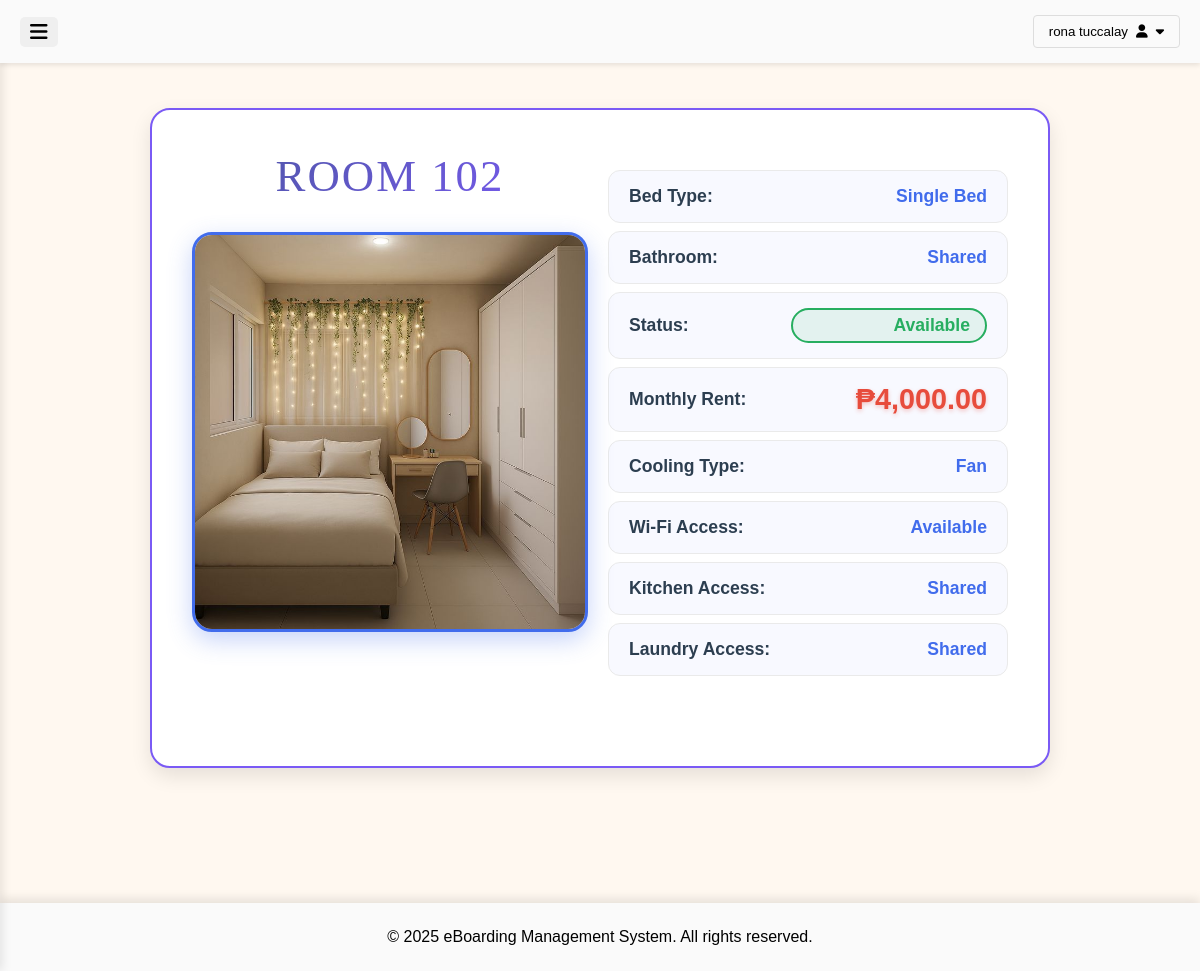
Page /bd-room.php?room_number=102 (signed in) on the committed database.
### tables this page shows
CREATE TABLE `rooms` (
  `id` int(11) NOT NULL,
  `room_number` varchar(10) NOT NULL,
  `bed_type` varchar(50) NOT NULL,
  `bathroom_type` varchar(50) NOT NULL,
  `status` varchar(20) DEFAULT 'Available',
  `monthly_rent` decimal(10,2) NOT NULL,
  `cooling_type` varchar(50) DEFAULT NULL,
  `wifi_access` varchar(50) DEFAULT NULL,
  `kitchen_access` varchar(50) DEFAULT NULL,
  `laundry_access` varchar(50) DEFAULT NULL,
  `main_img` varchar(255) DEFAULT NULL,
  `images` text DEFAULT NULL,
  `created_at` timestamp NOT NULL DEFAULT current_timestamp(),
  `image_path` varchar(255) DEFAULT ''
);

### bd-room.php (the view, shortened to what this page needs)
<?php
include 'db.php';
$roomNumber = isset($_GET['room_number']) ? $_GET['room_number'] : '';
$room_query = $conn->prepare("SELECT * FROM rooms WHERE room_number = ?");
$room_query->bind_param("s", $roomNumber);
$room_query->execute();
$room_result = $room_query->get_result();
$room = $room_result->fetch_assoc();
$room_image = !empty($room['image_path']) ? $room['image_path'] : 'images/room-placeholder.jpg';
?>
<div class="main-container">
    <?php include 'bd-header.php'; ?>
    <main class="main-content" id="mainContent" style="margin-top: <?php echo isset($is_from_index) && $is_from_index ? '0' : '70px'; ?>;">
      <div class="room-detail-container">
        <div class="room-detail">
          <div class="image-section">
            <div class="main-image-container">
              <div class="room-title">ROOM <?php echo $room['room_number']; ?></div>
              <?php if (!empty($room['image_path']) && file_exists($room['image_path'])): ?>
                <img src="<?php echo $room_image; ?>" class="main-img">
              <?php endif; ?>
            </div>
          </div>
          <div class="details-section">
            <div class="details-list">
              <div class="detail-item">
                <span class="detail-label">Bed Type:</span>
                <span class="detail-value"><?php echo isset($room['bed_type']) ? $room['bed_type'] : 'Not specified'; ?></span>
              </div>
              <div class="detail-item">
                <span class="detail-label">Bathroom:</span>
                <span class="detail-value"><?php echo isset($room['bathroom_type']) ? $room['bathroom_type'] : 'Not specified'; ?></span>
              </div>
              <div class="detail-item">
                <span class="detail-label">Status:</span>
                <span class="detail-value status-<?php echo isset($room['status']) ? strtolower($room['status']) : 'available'; ?>">
                  <?php echo isset($room['status']) ? $room['status'] : 'Available'; ?>
                </span>
              </div>
              <div class="detail-item">
                <span class="detail-label">Monthly Rent:</span>
                <span class="detail-value price-highlight">₱<?php echo isset($room['monthly_rent']) ? number_format($room['monthly_rent'], 2) : '0.00'; ?></span>
              </div>
              <div class="detail-item">
                <span class="detail-label">Cooling Type:</span>
                <span class="detail-value"><?php echo isset($room['cooling_type']) ? $room['cooling_type'] : 'Not specified'; ?></span>
              </div>
              <div class="detail-item">
                <span class="detail-label">Wi-Fi Access:</span>
                <span class="detail-value"><?php echo isset($room['wifi_access']) ? $room['wifi_access'] : 'Not specified'; ?></span>
              </div>
              <div class="detail-item">
                <span class="detail-label">Kitchen Access:</span>
                <span class="detail-value"><?php echo isset($room['kitchen_access']) ? $room['kitchen_access'] : 'Not specified'; ?></span>
              </div>
              <div class="detail-item">
                <span class="detail-label">Laundry Access:</span>
                <span class="detail-value"><?php echo isset($room['laundry_access']) ? $room['laundry_access'] : 'Not specified'; ?></span>
              </div>
            </div>
            </div>
          </div>
        </div>
      </div>
  <?php include 'bd-footer.php' ?>
</body>
</html>

### bd-header.php (style rules this page uses)
body { margin: 0; font-family: Arial, sans-serif; }

### bd-room.php (style rules this page uses)
* { margin: 0; padding: 0; box-sizing: border-box; }
body { font-family: 'Tomorrow', sans-serif; background: #FFF8F0; margin: 0; padding: 0; }
.main-container { background: #FFF8F0; min-height: 100vh; }
.main-content { padding: 5px; min-height: 100vh; background: #FFF8F0; width: 100%; margin-top: auto; }
.room-detail-container { max-width: 900px; margin: 0 auto; background: white; border-radius: 20px; padding: 40px; box-shadow: 0 8px 20px rgba(0, 0, 0, 0.1); border: 2px solid #7a5af5; }
.room-detail { display: flex; flex-wrap: wrap; justify-content: center; align-items: flex-start; gap: 20px; }
.image-section { flex: 1; min-width: 350px; display: flex; flex-direction: column; align-items: center; }
.main-image-container { width: 100%; text-align: center; position: relative; }
.room-title { font-family: Arial Black; font-size: 2.8em; color: #4c56a1; margin-bottom: 30px; background: linear-gradient(135deg, #4c56a1, #7a5af5); -webkit-background-clip: text; -webkit-text-fill-color: transparent; background-clip: text; text-align: center; text-transform: uppercase; letter-spacing: 2px; }
.main-img { width: 100%; max-width: 400px; height: 400px; object-fit: cover; border-radius: 20px; border: 3px solid #416cec; box-shadow: 0 8px 25px rgba(65, 108, 236, 0.3); background: #f8f9ff; }
.details-section { flex: 1; min-width: 400px; display: flex; flex-direction: column; justify-content: space-between; padding: 20px 0; }
.details-list { display: flex; flex-direction: column; gap: 8px; margin-bottom: 30px; }
.detail-item { display: flex; justify-content: space-between; align-items: center; padding: 15px 20px; background: #f8f9ff; border-radius: 12px; border: 1px solid #eaeaea; transition: all 0.3s ease; cursor: default; }
.detail-label { font-weight: 700; color: #2c3e50; font-size: 1.1em; flex: 1; }
.detail-value { color: #416cec; font-weight: 600; font-size: 1.1em; text-align: right; flex: 1; }
.price-highlight { font-size: 1.8em; font-weight: bold; color: #e74c3c; text-shadow: 0 2px 4px rgba(231, 76, 60, 0.3); }
.status-available { color: #27ae60; font-weight: bold; background: rgba(39, 174, 96, 0.1); padding: 5px 15px; border-radius: 20px; border: 2px solid #27ae60; }

### rows in the picture
rooms: room_number "102", image_path (picture), bed_type "Single Bed", bathroom_type "Shared", status "Available", monthly_rent "4,000.00", cooling_type "Fan", wifi_access "Available", kitchen_access "Shared", laundry_access "Shared"

### other values in the picture
$_SESSION['fname'] . ' ' . $_SESSION['lname'] "rona tuccalay"
